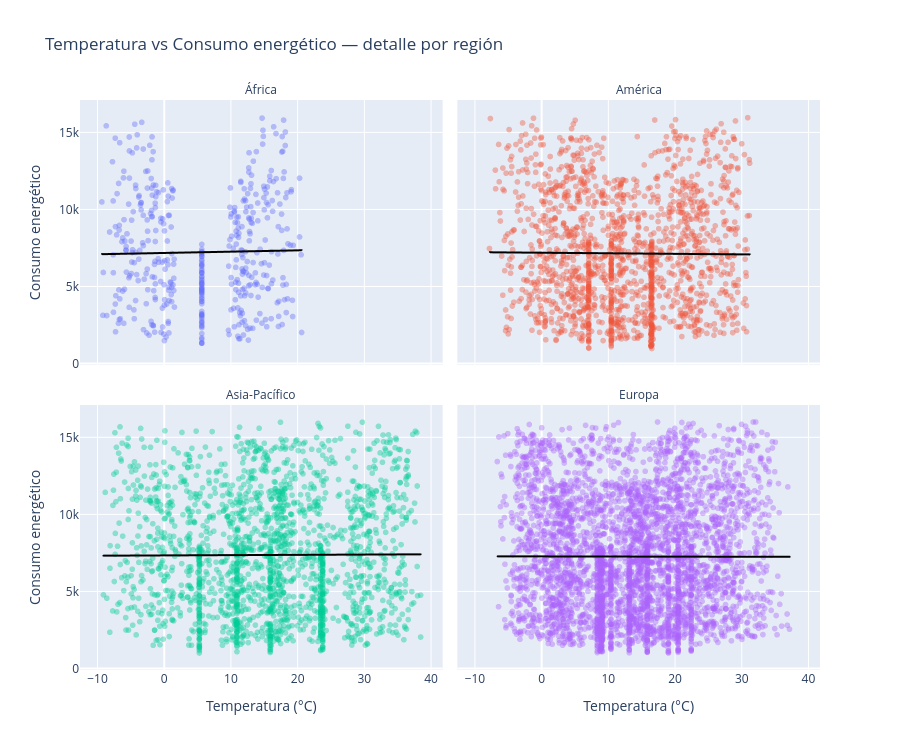

Notebook cell for this chart:
### Code cell
fig = px.scatter(
    df.sample(8000, random_state=42),
    x="avg_temperature", y="energy_consumption",
    color="region", facet_col="region",
    facet_col_wrap=2, opacity=0.4,
    trendline="ols", trendline_color_override="black",
    title="Temperatura vs Consumo energético — detalle por región",
    labels={
        "avg_temperature": "Temperatura (°C)",
        "energy_consumption": "Consumo energético"
    },
    height=750
)
fig.update_layout(showlegend=False)
fig.for_each_annotation(lambda a: a.update(text=a.text.split("=")[-1]))
fig.show()

### Figure 1 — Plotly figure (JSON) as saved in the notebook; plotly's stock layout.template omitted (floating-point values rounded to 4 significant figures; data arrays with more than 128 entries replaced by an {"elided": "..."} marker saying what was removed)
{"data": [{"hovertemplate": "region=África<br>Temperatura (°C)=%{x}<br>Consumo energético=%{y}<extra></extra>", "legendgroup": "África", "marker": {"color": "#636efa", "opacity": 0.4, "symbol": "circle"}, "mode": "markers", "name": "África", "showlegend": true, "type": "scattergl", "x": {"elided": "439 float values"}, "xaxis": "x3", "y": {"elided": "439 float values"}, "yaxis": "y3"}, {"hovertemplate": "<b>OLS trendline</b><br>energy_consumption = 8.47224 * avg_temperature + 7207.55<br>R<sup>2</sup>=0.000379<br><br>region=África<br>Temperatura (°C)=%{x}<br>Consumo energético=%{y} <b>(trend)</b><extra></extra>", "legendgroup": "África", "line": {"color": "black"}, "marker": {"color": "#636efa", "symbol": "circle"}, "mode": "lines", "name": "África", "showlegend": false, "type": "scattergl", "x": {"elided": "439 float values"}, "xaxis": "x3", "y": {"elided": "439 float values"}, "yaxis": "y3"}, {"hovertemplate": "region=América<br>Temperatura (°C)=%{x}<br>Consumo energético=%{y}<extra></extra>", "legendgroup": "América", "marker": {"color": "#EF553B", "opacity": 0.4, "symbol": "circle"}, "mode": "markers", "name": "América", "showlegend": true, "type": "scattergl", "x": {"elided": "1619 float values"}, "xaxis": "x4", "y": {"elided": "1619 float values"}, "yaxis": "y4"}, {"hovertemplate": "<b>OLS trendline</b><br>energy_consumption = -3.56531 * avg_temperature + 7223.97<br>R<sup>2</sup>=0.000079<br><br>region=América<br>Temperatura (°C)=%{x}<br>Consumo energético=%{y} <b>(trend)</b><extra></extra>", "legendgroup": "América", "line": {"color": "black"}, "marker": {"color": "#EF553B", "symbol": "circle"}, "mode": "lines", "name": "América", "showlegend": false, "type": "scattergl", "x": {"elided": "1619 float values"}, "xaxis": "x4", "y": {"elided": "1619 float values"}, "yaxis": "y4"}, {"hovertemplate": "region=Asia-Pacífico<br>Temperatura (°C)=%{x}<br>Consumo energético=%{y}<extra></extra>", "legendgroup": "Asia-Pacífico", "marker": {"color": "#00cc96", "opacity": 0.4, "symbol": "circle"}, "mode": "markers", "name": "Asia-Pacífico", "showlegend": true, "type": "scattergl", "x": {"elided": "1952 float values"}, "xaxis": "x", "y": {"elided": "1952 float values"}, "yaxis": "y"}, {"hovertemplate": "<b>OLS trendline</b><br>energy_consumption = 1.82989 * avg_temperature + 7341.19<br>R<sup>2</sup>=0.000029<br><br>region=Asia-Pacífico<br>Temperatura (°C)=%{x}<br>Consumo energético=%{y} <b>(trend)</b><extra></extra>", "legendgroup": "Asia-Pacífico", "line": {"color": "black"}, "marker": {"color": "#00cc96", "symbol": "circle"}, "mode": "lines", "name": "Asia-Pacífico", "showlegend": false, "type": "scattergl", "x": {"elided": "1952 float values"}, "xaxis": "x", "y": {"elided": "1952 float values"}, "yaxis": "y"}, {"hovertemplate": "region=Europa<br>Temperatura (°C)=%{x}<br>Consumo energético=%{y}<extra></extra>", "legendgroup": "Europa", "marker": {"color": "#ab63fa", "opacity": 0.4, "symbol": "circle"}, "mode": "markers", "name": "Europa", "showlegend": true, "type": "scattergl", "x": {"elided": "3990 float values"}, "xaxis": "x2", "y": {"elided": "3990 float values"}, "yaxis": "y2"}, {"hovertemplate": "<b>OLS trendline</b><br>energy_consumption = -0.674139 * avg_temperature + 7275.81<br>R<sup>2</sup>=0.000003<br><br>region=Europa<br>Temperatura (°C)=%{x}<br>Consumo energético=%{y} <b>(trend)</b><extra></extra>", "legendgroup": "Europa", "line": {"color": "black"}, "marker": {"color": "#ab63fa", "symbol": "circle"}, "mode": "lines", "name": "Europa", "showlegend": false, "type": "scattergl", "x": {"elided": "3990 float values"}, "xaxis": "x2", "y": {"elided": "3990 float values"}, "yaxis": "y2"}], "layout": {"annotations": [{"font": {}, "showarrow": false, "text": "Asia-Pacífico", "x": 0.245, "xanchor": "center", "xref": "paper", "y": 0.465, "yanchor": "bottom", "yref": "paper"}, {"font": {}, "showarrow": false, "text": "Europa", "x": 0.755, "xanchor": "center", "xref": "paper", "y": 0.465, "yanchor": "bottom", "yref": "paper"}, {"font": {}, "showarrow": false, "text": "África", "x": 0.245, "xanchor": "center", "xref": "paper", "y": 1.0, "yanchor": "bottom", "yref": "paper"}, {"font": {}, "showarrow": false, "text": "América", "x": 0.755, "xanchor": "center", "xref": "paper", "y": 1.0, "yanchor": "bottom", "yref": "paper"}], "height": 750, "legend": {"title": {"text": "region"}, "tracegroupgap": 0}, "showlegend": false, "title": {"text": "Temperatura vs Consumo energético — detalle por región"}, "xaxis": {"anchor": "y", "domain": [0, 0.49], "title": {"text": "Temperatura (°C)"}}, "xaxis2": {"anchor": "y2", "domain": [0.51, 1], "matches": "x", "title": {"text": "Temperatura (°C)"}}, "xaxis3": {"anchor": "y3", "domain": [0, 0.49], "matches": "x", "showticklabels": false}, "xaxis4": {"anchor": "y4", "domain": [0.51, 1], "matches": "x", "showticklabels": false}, "yaxis": {"anchor": "x", "domain": [0, 0.465], "title": {"text": "Consumo energético"}}, "yaxis2": {"anchor": "x2", "domain": [0, 0.465], "matches": "y", "showticklabels": false}, "yaxis3": {"anchor": "x3", "domain": [0.535, 1.0], "matches": "y", "title": {"text": "Consumo energético"}}, "yaxis4": {"anchor": "x4", "domain": [0.535, 1.0], "matches": "y", "showticklabels": false}}}
